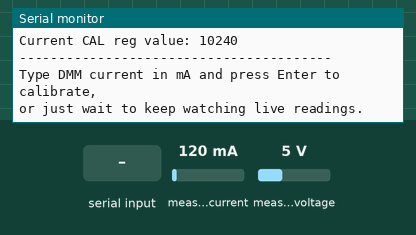
A sketch run on a simulated Arduino Uno, built for the host (arithmetic inside an expression is 32-bit, double 64-bit). On the bench: the last lines printed to the serial monitor. Wiring (inferred from the names in the program): INA219 current sensor at I2C address 0x40. The test bench sets the inputs (shaded band); at power-on: measured current 120 mA, measured voltage 5 V.

Above: at 1.7 s.
1.8 s: "90,45\n" received over Serial
At 1.96 s:
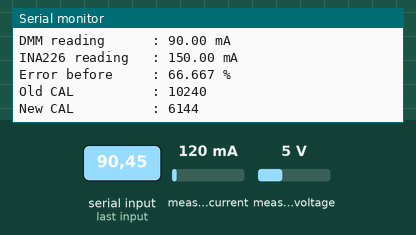
3.3 s: "0\n" received over Serial
At 3.9 s:
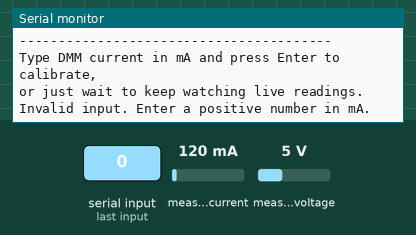
4.8 s: measured current set to 40 mA
At 5.9 s:
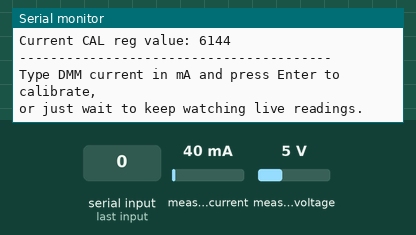
6.3 s: measured voltage set to 0.3 V
7.8 s: measured current set to 500 mA
Timing chart, 0 to 10.3 s (numbered marks = the images above; inputs shaded):
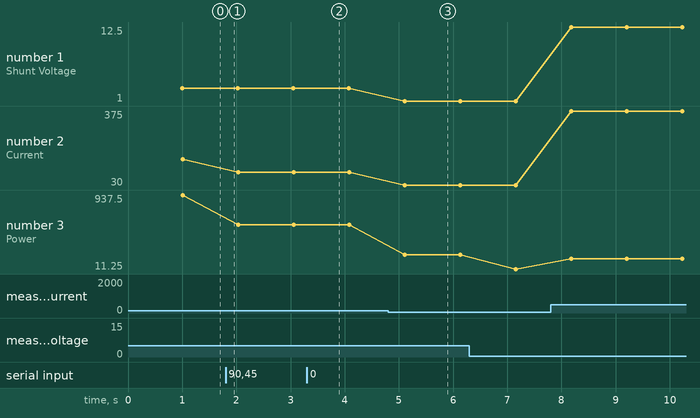

Measured:
- after the input at 1.8 s, the serial monitor: prints a new line at once (image 1)
- after the input at 3.3 s, the serial monitor: prints a new line at once (image 2)
- after the input at 4.8 s, the serial monitor: prints a new line after 0.30 s (image 3)
- plotted number 1: 3 → 1 after the input at 4.8 s, 1 → 12.5 after the input at 7.8 s
- plotted number 2: 150 → 90 after the input at 1.8 s, 90 → 30 after the input at 4.8 s, 30 → 375 after the input at 7.8 s
- plotted number 3: 937.5 → 562.5 after the input at 1.8 s, 562.5 → 187.5 after the input at 4.8 s, 187.5 → 11.25 after the input at 6.3 s, 11.25 → 141.25 after the input at 7.8 s

The sketch:

INA226CalibratorO.ino
```cpp
/*
  INA226CalibratorO.ino
  Calibrates INA226 Module O (bus: Wire1, GPIO16/17, address 0x40 - own bus) against a DMM.
  Same raw-register approach as Module I, just targeting the second I2C bus.

  Wiring reminder: Module O SDA->GPIO16, SCL->GPIO17, with 4.7k pull-ups to 3.3V
  if the board doesn't already have onboard pull-ups (check with the I2C scanner first).

  Usage: same as INA226CalibratorI.ino - watch live readings, compare to DMM,
  type the DMM's mA value + Enter to calibrate.
*/
#include <Wire.h>

#define INA226_ADDR       0x40
#define REG_CONFIG        0x00
#define REG_SHUNTVOLTAGE  0x01
#define REG_BUSVOLTAGE    0x02
#define REG_POWER         0x03
#define REG_CURRENT       0x04
#define REG_CALIBRATION   0x05

const float R_SHUNT = 0.010;
float currentLSB = 0.00005;      // 50 uA/bit
uint16_t calValue = 10240;       // starting point, matches maxCurrent=1A design

void writeRegister(uint8_t reg, uint16_t value) {
  Wire1.beginTransmission(INA226_ADDR);
  Wire1.write(reg);
  Wire1.write((value >> 8) & 0xFF);
  Wire1.write(value & 0xFF);
  Wire1.endTransmission();
}

int16_t readRegisterSigned(uint8_t reg) {
  Wire1.beginTransmission(INA226_ADDR);
  Wire1.write(reg);
  Wire1.endTransmission(false);
  Wire1.requestFrom(INA226_ADDR, 2);
  uint16_t raw = (Wire1.read() << 8) | Wire1.read();
  return (int16_t)raw;
}

void applyCalibration() {
  writeRegister(REG_CONFIG, 0x4127);
  writeRegister(REG_CALIBRATION, calValue);
}

void printReadings() {
  int16_t rawShunt = readRegisterSigned(REG_SHUNTVOLTAGE);
  int16_t rawBus   = readRegisterSigned(REG_BUSVOLTAGE);
  int16_t rawCurr  = readRegisterSigned(REG_CURRENT);
  int16_t rawPower = readRegisterSigned(REG_POWER);

  float shuntVoltage_mV = rawShunt * 0.0025;
  float busVoltage_V    = rawBus * 0.00125;
  float current_mA      = rawCurr * (currentLSB * 1000.0);
  float power_mW        = rawPower * (currentLSB * 1000.0 * 25.0);

  Serial.println(F("----------------------------------------"));
  Serial.print(F("Shunt Voltage : ")); Serial.print(shuntVoltage_mV, 4); Serial.println(F(" mV"));
  Serial.print(F("Bus Voltage   : ")); Serial.print(busVoltage_V, 4);   Serial.println(F(" V"));
  Serial.print(F("Current       : ")); Serial.print(current_mA, 2);    Serial.println(F(" mA"));
  Serial.print(F("Power         : ")); Serial.print(power_mW, 2);      Serial.println(F(" mW"));
  Serial.print(F("Current CAL reg value: ")); Serial.println(calValue);
  Serial.println(F("----------------------------------------"));
  Serial.println(F("Type DMM current in mA and press Enter to calibrate,"));
  Serial.println(F("or just wait to keep watching live readings."));
}

void checkSerialInput() {
  if (Serial.available()) {
    String input = Serial.readStringUntil('\n');
    input.trim();
    if (input.length() == 0) return;

    float dmm_mA = input.toFloat();
    if (dmm_mA <= 0) {
      Serial.println(F("Invalid input. Enter a positive number in mA."));
      return;
    }

    int16_t rawCurr = readRegisterSigned(REG_CURRENT);
    float ina_mA = rawCurr * (currentLSB * 1000.0);

    if (ina_mA <= 0) {
      Serial.println(F("INA226 current reading is zero or negative, check wiring/load."));
      return;
    }

    float ratio = dmm_mA / ina_mA;
    uint16_t newCal = (uint16_t)round(calValue * ratio);

    Serial.println(F("=== Calibration update ==="));
    Serial.print(F("DMM reading      : ")); Serial.print(dmm_mA, 2); Serial.println(F(" mA"));
    Serial.print(F("INA226 reading   : ")); Serial.print(ina_mA, 2); Serial.println(F(" mA"));
    Serial.print(F("Error before     : ")); Serial.print(((ina_mA - dmm_mA) / dmm_mA) * 100.0, 3); Serial.println(F(" %"));
    Serial.print(F("Old CAL          : ")); Serial.println(calValue);
    Serial.print(F("New CAL          : ")); Serial.println(newCal);

    calValue = newCal;
    applyCalibration();

    delay(200);
    int16_t rawCurr2 = readRegisterSigned(REG_CURRENT);
    float ina_mA2 = rawCurr2 * (currentLSB * 1000.0);
    Serial.print(F("INA226 after correction: ")); Serial.print(ina_mA2, 2); Serial.println(F(" mA"));
    Serial.print(F("Error after      : ")); Serial.print(((ina_mA2 - dmm_mA) / dmm_mA) * 100.0, 3); Serial.println(F(" %"));
    Serial.println(F("=========================="));
  }
}

void setup() {
  Serial.begin(115200);
  delay(500);
  Wire1.begin(16, 17);   // Bus 2: Module O, alone
  applyCalibration();
  Serial.println(F("INA226 Module O Calibrator ready (bus: GPIO16/17)."));
}

unsigned long lastPrint = 0;

void loop() {
  checkSerialInput();
  if (millis() - lastPrint > 1000) {
    printReadings();
    lastPrint = millis();
  }
}
```
